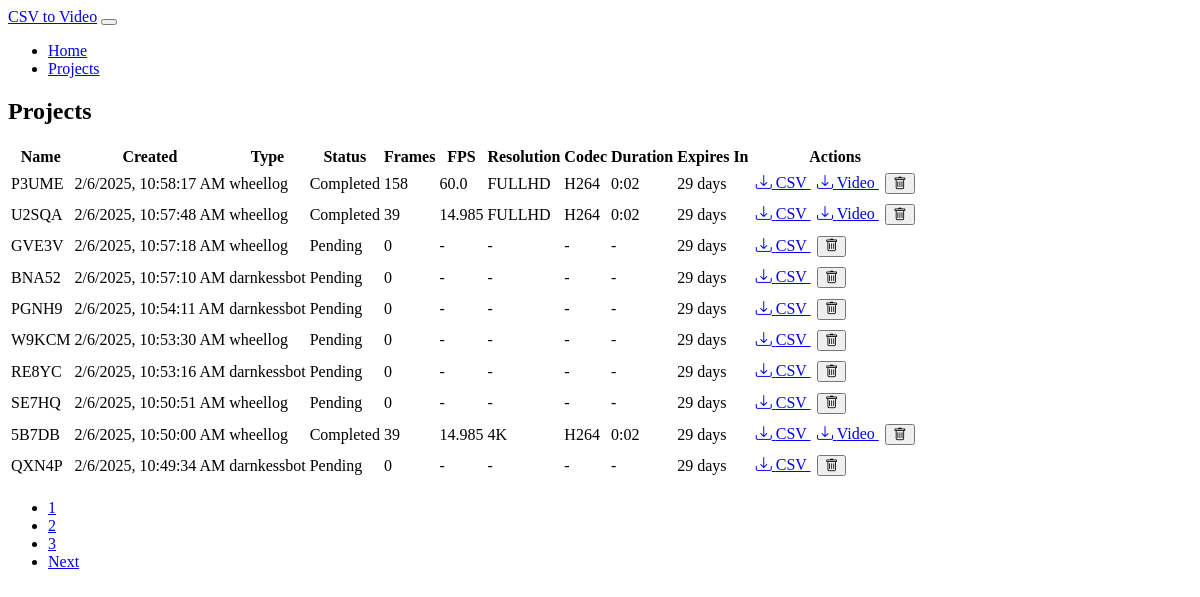
The app's page /projects with its own data.
### models.py (models this page shows, shortened)
class Project(db.Model):
    id = db.Column(db.Integer, primary_key=True)
    name = db.Column(db.String(100), nullable=False)
    csv_file = db.Column(db.String(255), nullable=False)
    csv_type = db.Column(db.String(20), nullable=False)  # 'darnkessbot' or 'wheellog'
    created_at = db.Column(db.DateTime, nullable=False, default=datetime.utcnow)
    expiry_date = db.Column(db.DateTime, nullable=False)
    frame_count = db.Column(db.Integer, default=0)
    fps = db.Column(db.Float, default=29.97)
    video_file = db.Column(db.String(255))
    codec = db.Column(db.String(10))
    resolution = db.Column(db.String(10))  # 'fullhd' or '4k'
    video_duration = db.Column(db.Float)  # Duration in seconds
    status = db.Column(db.String(20), default='pending')  # pending, processing, completed, error
    error_message = db.Column(db.Text)
    folder_number = db.Column(db.Integer)  # New field for storing unique folder number
    def days_until_expiry(self):
        if self.expiry_date:
            delta = self.expiry_date - datetime.utcnow()
            return max(0, delta.days)
        return 0
    def get_duration_str(self):
        if self.video_duration is None:
            return '-'
        minutes = int(self.video_duration // 60)
        seconds = int(self.video_duration % 60)
        return f"{minutes}:{seconds:02d}"

### app.py (the view)
@app.route('/projects')
def list_projects():
    page = request.args.get('page', 1, type=int)
    projects = Project.query.order_by(Project.created_at.desc())\
        .paginate(page=page, per_page=10, error_out=False)
    return render_template('projects.html', projects=projects)

### templates/projects.html (shortened to what this page needs)
{% extends "base.html" %}
{% block content %}
<div class="card">
    <div class="card-header">
        <h2 class="card-title">Projects</h2>
    </div>
    <div class="card-body">
        <div class="table-responsive">
            <table class="table">
                <thead>
                    <tr>
                        <th>Name</th>
                        <th>Created</th>
                        <th>Type</th>
                        <th>Status</th>
                        <th>Frames</th>
                        <th>FPS</th>
                        <th>Resolution</th>
                        <th>Codec</th>
                        <th>Duration</th>
                        <th>Expires In</th>
                        <th>Actions</th>
                    </tr>
                </thead>
                <tbody>
                    {% for project in projects.items %}
                    <tr>
                        <td>{{ project.name }}</td>
                        <td data-timestamp="{{ project.created_at.timestamp() }}">
                        </td>
                        <td>{{ project.csv_type }}</td>
                        <td>
                            <span class="badge text-bg-{{
                                'warning' if project.status == 'processing' else
                                'success' if project.status == 'completed' else
                                'danger' if project.status == 'error' else
                                'secondary'
                            }}"
                            data-project-id="{{ project.id }}"
                            data-project-status="{{ project.status }}"
                            >{{ project.status.capitalize() }}</span>
                        </td>
                        <td>{{ project.frame_count }}</td>
                        <td>{{ project.fps if project.video_file else '-' }}</td>
                        <td>{{ project.resolution|upper if project.resolution else '-' }}</td>
                        <td>{{ project.codec|upper if project.codec else '-' }}</td>
                        <td>{{ project.get_duration_str() }}</td>
                        <td>{{ project.days_until_expiry() }} days</td>
                        <td>
                            <a href="{{ url_for('download_file', project_id=project.id, type='processed_csv') }}"
                               class="btn btn-sm btn-info">
                                <i class="bi bi-download"></i> CSV
                            </a>
                            {% if project.video_file %}
                            <a href="{{ url_for('download_file', project_id=project.id, type='video') }}"
                               class="btn btn-sm btn-success">
                                <i class="bi bi-download"></i> Video
                            </a>
                            {% endif %}
                            <button onclick="deleteProject({{ project.id }})"
                                    class="btn btn-sm btn-danger">
                                <i class="bi bi-trash"></i>
                            </button>
                        </td>
                    </tr>
                    {% endfor %}
                </tbody>
            </table>
        </div>
        {% if projects.pages > 1 %}
        <nav aria-label="Project navigation" class="mt-4">
            <ul class="pagination justify-content-center">
                {% for page_num in range(projects.page - 1, projects.page + 2) %}
                    {% if page_num > 0 and page_num <= projects.pages %}
                    <li class="page-item {% if page_num == projects.page %}active{% endif %}">
                        <a class="page-link" href="{{ url_for('list_projects', page=page_num) }}">{{ page_num }}</a>
                    </li>
                    {% endif %}
                {% endfor %}
                {% if projects.page < projects.pages - 1 %}
                <li class="page-item">
                    <a class="page-link" href="{{ url_for('list_projects', page=projects.pages) }}">{{ projects.pages }}</a>
                </li>
                {% endif %}
                {% if projects.has_next %}
                <li class="page-item">
                    <a class="page-link" href="{{ url_for('list_projects', page=projects.next_num) }}">Next</a>
                </li>
                {% endif %}
            </ul>
        </nav>
        {% endif %}
    </div>
</div>
{% endblock %}

### templates/base.html (shortened to what this page needs)
<!DOCTYPE html>
<html lang="en" data-bs-theme="dark">
<head>
    <link href="https://cdn.replit.com/agent/bootstrap-agent-dark-theme.min.css" rel="stylesheet">
    <link href="https://cdn.jsdelivr.net/npm/bootstrap-icons@1.7.2/font/bootstrap-icons.css" rel="stylesheet">
    <link href="{{ url_for('static', filename='css/custom.css') }}" rel="stylesheet">
</head>
<body>
    <nav class="navbar navbar-expand-lg navbar-dark bg-dark mb-4">
        <div class="container">
            <a class="navbar-brand" href="{{ url_for('index') }}">CSV to Video</a>
            <button class="navbar-toggler" type="button" data-bs-toggle="collapse" data-bs-target="#navbarNav">
            </button>
            <div class="collapse navbar-collapse" id="navbarNav">
                <ul class="navbar-nav">
                    <li class="nav-item">
                        <a class="nav-link" href="{{ url_for('index') }}">Home</a>
                    </li>
                    <li class="nav-item">
                        <a class="nav-link" href="{{ url_for('list_projects') }}">Projects</a>
                    </li>
                </ul>
            </div>
        </div>
    </nav>
    <div class="container">
        {% block content %}{% endblock %}
    </div>
</body>
</html>

### static/css/custom.css (style rules this page uses)
.card { margin-bottom: 2rem; }
.table td, .table th { vertical-align: middle; white-space: nowrap; }
.table td:last-child { min-width: 150px; }
.table-responsive { overflow-x: auto; }
.btn-sm { margin: 0.2rem; }

### records on screen
Project: name "P3UME", csv_type "wheellog", status "Completed", frame_count "158", video_file+fps "60.0", resolution "FULLHD", codec "H264", get_duration_str "0:02", days_until_expiry "29"
Project: name "U2SQA", csv_type "wheellog", status "Completed", frame_count "39", video_file+fps "14.985", resolution "FULLHD", codec "H264", get_duration_str "0:02", days_until_expiry "29"
Project: name "GVE3V", csv_type "wheellog", status "Pending", frame_count "0", video_file "-", resolution "-", codec "-", get_duration_str "-", days_until_expiry "29"
Project: name "BNA52", csv_type "darnkessbot", status "Pending", frame_count "0", video_file "-", resolution "-", codec "-", get_duration_str "-", days_until_expiry "29"
Project: name "PGNH9", csv_type "darnkessbot", status "Pending", frame_count "0", video_file "-", resolution "-", codec "-", get_duration_str "-", days_until_expiry "29"
Project: name "W9KCM", csv_type "wheellog", status "Pending", frame_count "0", video_file "-", resolution "-", codec "-", get_duration_str "-", days_until_expiry "29"
Project: name "RE8YC", csv_type "darnkessbot", status "Pending", frame_count "0", video_file "-", resolution "-", codec "-", get_duration_str "-", days_until_expiry "29"
Project: name "SE7HQ", csv_type "wheellog", status "Pending", frame_count "0", video_file "-", resolution "-", codec "-", get_duration_str "-", days_until_expiry "29"
Project: name "5B7DB", csv_type "wheellog", status "Completed", frame_count "39", video_file+fps "14.985", resolution "4K", codec "H264", get_duration_str "0:02", days_until_expiry "29"
Project: name "QXN4P", csv_type "darnkessbot", status "Pending", frame_count "0", video_file "-", resolution "-", codec "-", get_duration_str "-", days_until_expiry "29"

### other values on screen
{{ page_num }} "1" "2"
{{ projects.pages }} "3"
